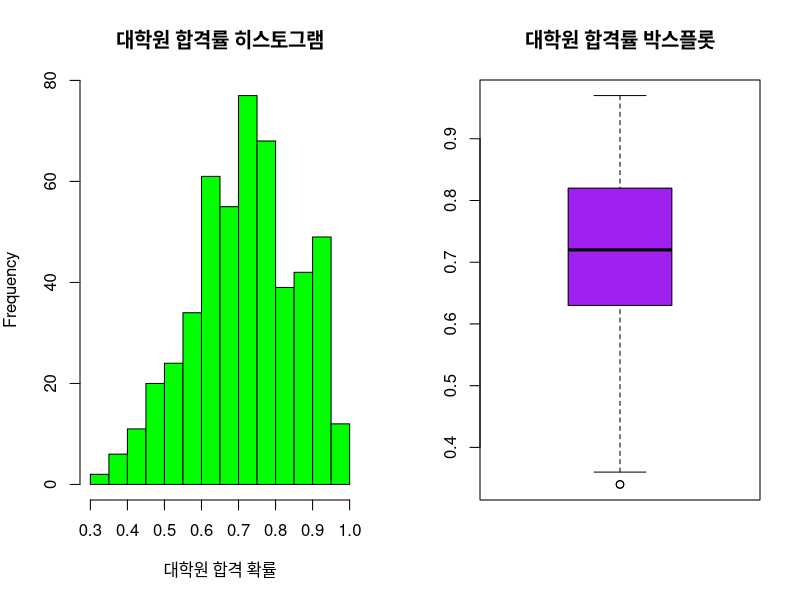
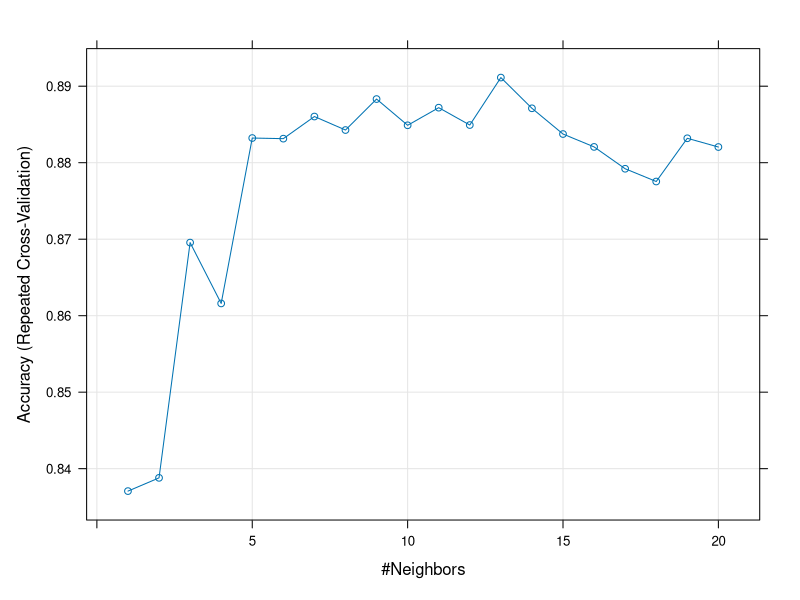
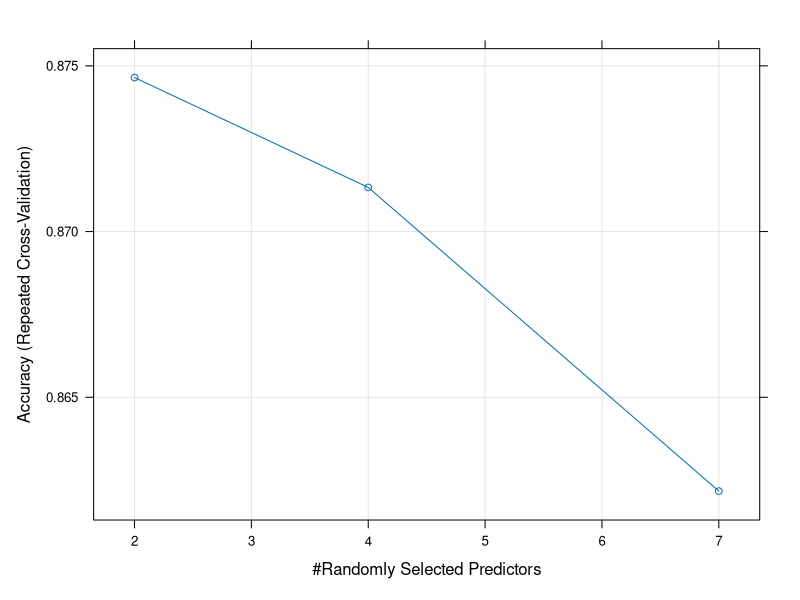
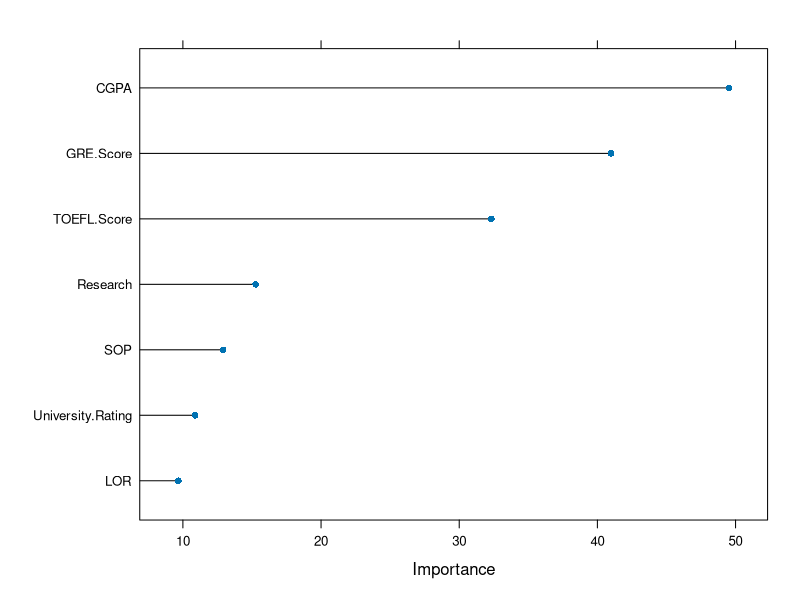

Recreate these plots in R, in order. (Note: this script raises an error after producing the figures.)
## classification(분류)으로 합격 여부 예측하기

# target 값 --> 명목형(범주형) --> 분류(classification)
# target 값 --> 연속형 숫자 --> 회귀(Regression)

# 합격여부 판단을 위한 기준점 
library(caret)

rawdata2 <- read.csv("university.csv", header = T)

str(rawdata2)

par(mfrow=c(1,2), mar=c(5,4,4,2))
hist(rawdata2$Chance.of.Admit,main = "대학원 합격률 히스토그램", xlab="대학원 합격 확률", col='green')
boxplot(rawdata2$Chance.of.Admit, main= "대학원 합격률 박스플롯", col="purple")

summary(rawdata2$Chance.of.Admit)
target_median = median(rawdata2$Chance.of.Admit)
target_median

# 타깃의 연속형 값 --> 범주형
rawdata2[(rawdata2$Chance.of.Admit < target_median), "Chance.of.Admit"] = 0
rawdata2[(rawdata2$Chance.of.Admit >= target_median), "Chance.of.Admit"] = 1

rawdata2$Chance.of.Admit <- as.factor(rawdata2$Chance.of.Admit)
str(rawdata2)

unique(rawdata2$Chance.of.Admit)

rawdata2

# 트레이닝 / 테스트 분류
set.seed(2020)
newdata2 <- rawdata2
train_ratio <- 0.7
datatotal2 <- sort(sample(nrow(newdata2), nrow(newdata2)*train_ratio))
train2 <- newdata2[datatotal2,]
test2 <- newdata2[-datatotal2,]

# 분류 : Accuarcy, 회귀 : RMSE
# knn
ctrl <- trainControl(method="repeatedcv", repeats = 5)
customGrid <- expand.grid(k=1:20)
knn_fit <- train(Chance.of.Admit ~ .,
                  data=train2,
                  method="knn",
                  trControl=ctrl,
                  preProcess = c("center", "scale"),
                  tuneGrid = customGrid,
                  metric="Accuracy")

knn_fit

plot(knn_fit)

# 예측
pred_test <- predict(knn_fit, newdata = test2)
confusionMatrix(pred_test, test2$Chance.of.Admit)

# Boosted logistic
ctrl <- trainControl(method="repeatedcv", repeats = 5)
logitboost_fit <- train(Chance.of.Admit ~ .,
                       data=train2,
                       mehod="LogitBoost",
                       trControl=ctrl,
                       preProcess = c("center", "scale"),
                       metric="Accuracy")

logitboost_fit
plot(logitboost_fit)


pred_test <- predict(logitboost_fit, newdata = test2)
confusionMatrix(pred_test, test2$Chance.of.Admit)

importance_nb <- varImp(logitboost_fit, scale=F)
plot(importance_nb)


##  logit plr
ctrl <- trainControl(method="repeatedcv", repeats = 5)
logit_plr_fit2 <- train(Chance.of.Admit ~ .,
                        data=train2,
                        mehod="plr",
                        trControl=ctrl,
                        preProcess = c("center", "scale"),
                        metric="Accuracy")

logit_plr_fit2

pred_test <- predict(logit_plr_fit2, newdata = test2)
confusionMatrix(logit_plr_fit2, test2$Chance.of.Admit)

importance_nb <- varImp(logit_plr_fit2, scale=F)
plot(importance_nb)

## naive bayse 
# : 대학원 합격 여부를 결정하는 가각의 Feature를 독립사건으로 가정하고
# 조건부 확률을 적용하는 분류방법

ctrl <- trainControl(method="repeatedcv", repeats = 5)
nb_fit2 <- train(Chance.of.Admit ~ .,
                        data=train2,
                        mehod="naive_bayes",
                        trControl=ctrl,
                        preProcess = c("center", "scale"),
                        metric="Accuracy")


nb_fit2

nb_pred <- predict(nb_fit2, newdata = test2)
confusionMatrix(nb_pred, test2$Chance.of.Admit)

# 결과 해석 : userkernel - 커널 밀도함수 사용여부
#           : adjust - 커널 밍도함수의 bandwidth 값 조절
#           : laplace - 데이터의 수가 적을 경우 0 또는 1과 같은 극단적인 값으로 추정되는 것을 막기 위한 값

## random forrest
# 결과해석 : mtry - 각 트리에서 랜덤하게 선택되는 분할 피처 후보 개수

ctrl <- trainControl(method="repeatedcv", repeats = 5)
rf_fit2 <- train(Chance.of.Admit ~ .,
                 data=train2,
                 mehod="rf",
                 trControl=ctrl,
                 preProcess = c("center", "scale"),
                 metric="Accuracy")


rf_fit2

rf_pred <- predict(rf_fit2, newdata = test2)
confusionMatrix(rf_pred, test2$Chance.of.Admit)


# 서포트 백터 머신
ctrl <- trainControl(method = "repeatedcv", repeats = 5)
svm_linear_fit <- train(Chance.of.Admit ~ .,
                        data=train2,
                        method="svmLinear",
                        trControl = ctrl,
                        preProcess = c("center", "scale"),
                        metric="Accuracy")

svm_linear_fit

# prediction
svm_linear_pred <- predict(svm_linear_fit, newdata = test)
confusionMatrix(svm_linear_pred, test2$Chance.of.Admit)



# 커널 서포트 벡터 머신(비선형 서포트 벡터 머신)
svm_poly_fit <- train(Chance.of.Admit ~ .,
                        data=train2,
                        method="svmPoly",
                        trControl = ctrl,
                        preProcess = c("center", "scale"),
                        metric="Accuracy")

svm_poly_fit

# prediction
svm_poly_pred <- predict(svm_poly_fit, newdata = test)
confusionMatrix(svm_poly_pred, test2$Chance.of.Admit)



























